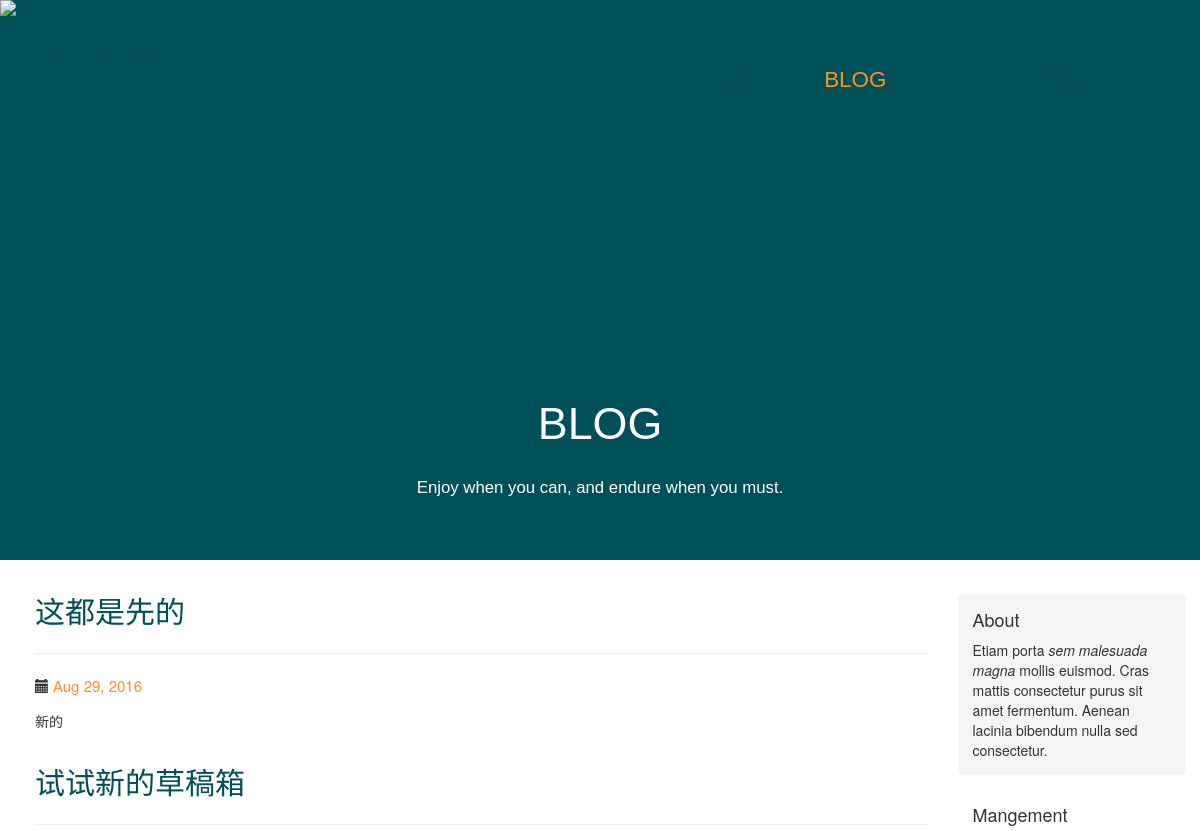
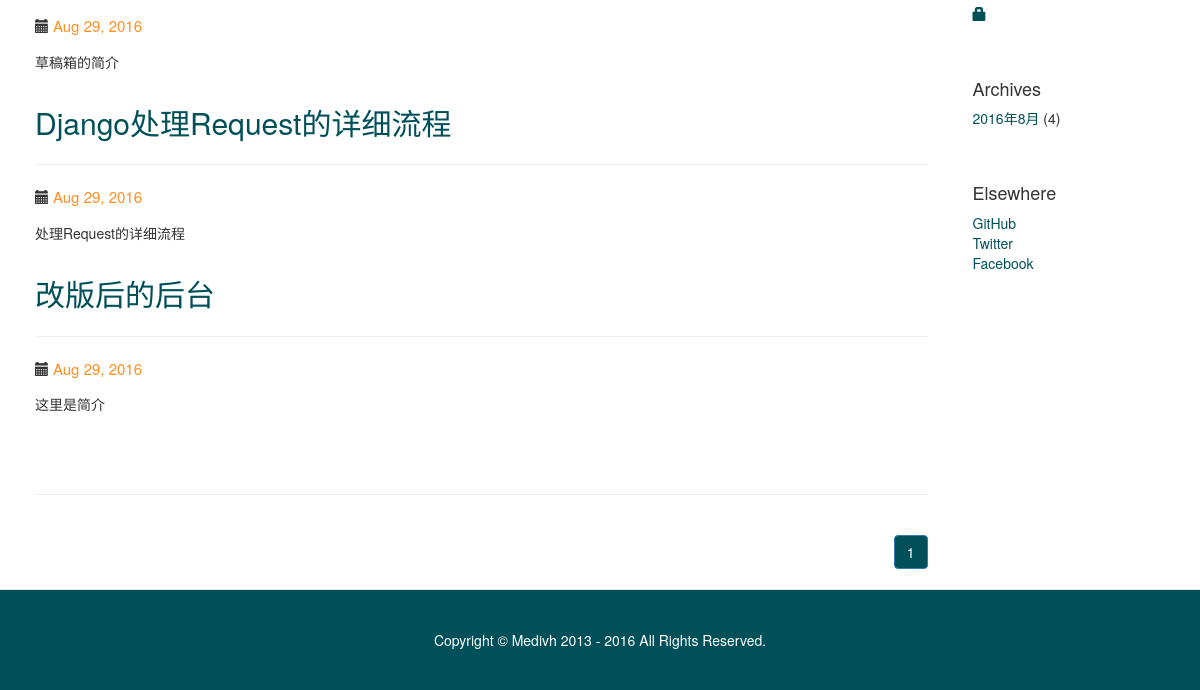
Before: / with the older database file (2 pictures, top to bottom).
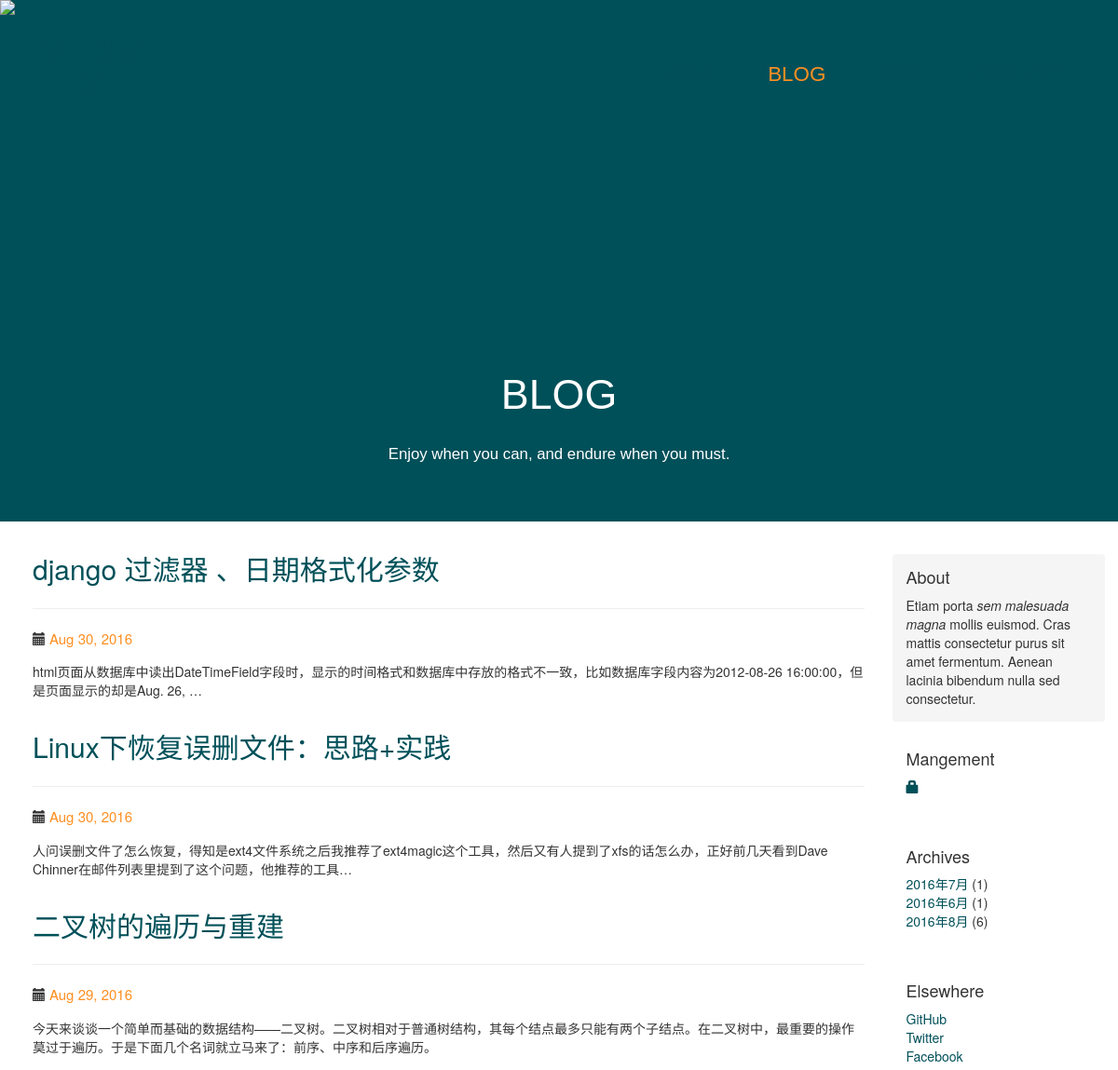
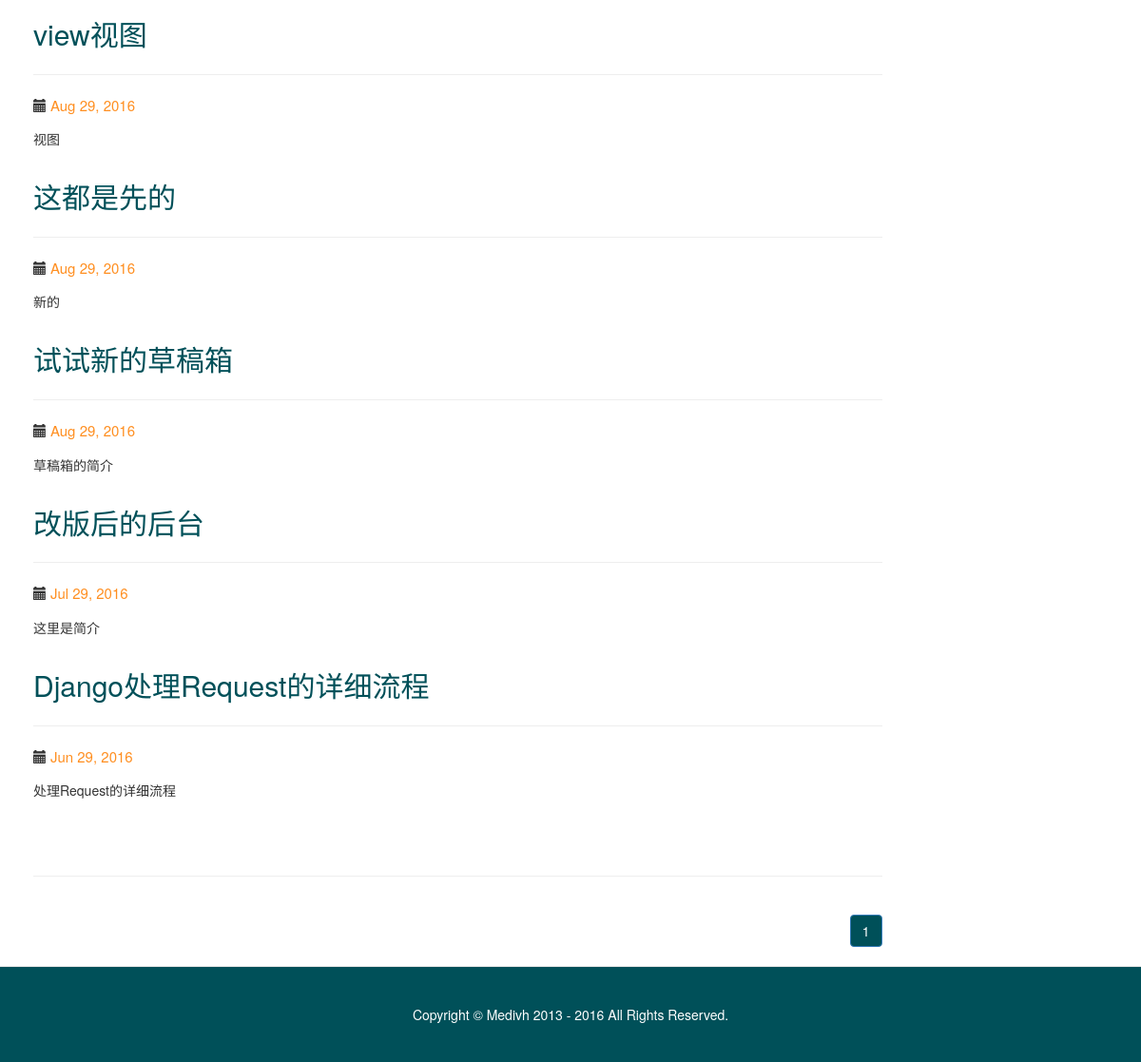
After: the same page with the newer database file (2 pictures, top to bottom).
### Earth/models.py (models this page shows, shortened)
class Article(models.Model):
    author = models.ForeignKey(User)
    title = models.CharField(max_length=200)
    brief = models.CharField(null=True, blank=True, max_length=255)
    content = models.TextField(u"文章内容")
    created_date = models.DateTimeField(default=timezone.now)
    published_date = models.DateTimeField(blank=True, null=True)
    head_img = models.ImageField(u"文章标题图片", upload_to="uploads", blank=True, null=True)
    status_choices = (('draft', u"草稿"),
                      ('published', u"已发布"),
                      ('hidden', u"隐藏"),
                      )
    status = models.CharField(choices=status_choices, default='published', max_length=32)
    def __str__(self):
        return self.title

### Earth/views.py (the view)
# urls.py: url(r'^$', views.index),
def index(request):
    blog_all = models.Article.objects.annotate(num_comment=Count('id')).filter(published_date__isnull=False).order_by(
            '-published_date')
    print('---blog_all--->', blog_all)
    posts = pages(request, blog_all)
    return render(request, 'blog/post_list.html', {'posts': posts, 'page': True})

### Earth/commons/context_processors.py (called while the page is built)
def custom_proc(request):
    recent_posts = models.Article.objects.filter(
        published_date__isnull=False).order_by('-published_date')[:10]
    old_month = timezone.now() - timedelta(days=60)
    select = {
        'year': connection.ops.date_trunc_sql('year', 'published_date'),
        'month': connection.ops.date_trunc_sql('month', 'published_date'),
    }
    archives_db = models.Article.objects.filter(published_date__isnull=False)
    archives = []
    map_temp = {}
    for ar in archives_db:
        y = ar.published_date.year
        m = ar.published_date.month
        k = '{}|{}'.format(y, m)
        if k in map_temp:
            map_temp[k] += 1
        else:
            map_temp[k] = 1
    for kk,vv in map_temp.items():
        ym = kk.split('|')
        archives.append({'year':ym[0], 'month':ym[1], 'number': vv})
    return {
        'ARCHIVES': archives,
    }

### Earth/templatetags/custom.py (called while the page is built)
@register.simple_tag
def guess_page(current_page, loop_num):
    offset = abs(current_page - loop_num)
    if offset < 5:
        if current_page == loop_num:
            page_ele = '''<li class="active"><a href="?page=%s">%s</a></li>''' % (loop_num, loop_num)
        else:
            page_ele = '''<li ><a href="?page=%s">%s</a></li>''' % (loop_num, loop_num)
        return format_html(page_ele)
    else:
        return ''

### Earth/views.py (called while the page is built)
def pages(request, blog_all):
    paginator = Paginator(blog_all, 8)
    page = request.GET.get('page')
    try:
        posts = paginator.page(page)
    except PageNotAnInteger:
        posts = paginator.page(1)
    except EmptyPage:
        posts = paginator.page(paginator.num_pages)
    return posts

### templates/blog/post_list.html (shortened to what this page needs)
{% extends 'base.html' %}
{% load custom %}
{% block content %}
    {% for post in posts %}
        <div class="blog-post">
            <div>
                <a class="blog-title"
                   href="{% url 'Earth.views.post_detail' pk=post.pk %}">{{ post.title }}</a>
                <hr style="height: 1px;"/>
                <div class="blog-list-author">
                    <span class="glyphicon glyphicon-calendar"></span>
                    <a style="color: #ff8f21;font-size: 15px">{{ post.published_date|date:"M  j, Y"  }}</a>
                </div>
                <div>
                    <p>
                        {{ post.brief|truncatechars:100|safe }}
                    </p>
                </div>
            </div>
        </div>
    {% endfor %}
    <div style="height: 100px;padding-top: 30px">
        <hr/>
        <div>
            <nav>
                <ul class="pagination">
                    {% for page_num in posts.paginator.page_range %}
                        {% guess_page posts.number page_num %}
                    {% endfor %}
                </ul>
            </nav>
        </div>
    </div>
{% endblock content %}

### templates/base.html (shortened to what this page needs)
<!DOCTYPE html>
<html lang="zh-CN">
<head>
    <link href="/statics/bootstrap/css/custom.css" rel="stylesheet">
    <link href="/statics/bootstrap/css/bootstrap.css" rel="stylesheet">
    <link href="/statics/bootstrap/css/blog.css" rel="stylesheet">
</head>
<body>
{% block main %}
    <div class="header">
        <div class="header-nav">
            <div class="header-nav-content">
                <a class="logo-click" href="/">
                    <div class="logo fltlft">
                        <div class="logo-top">
                            <span>MEDIVH</span>
                        </div>
                        <div class="logo-buttom">
                            <span>SITE</span>
                        </div>
                    </div>
                </a>
                <div class="nav-bar fltrt" id="nav_bar" style="float: right">
                    <a class="blog-nav-item " href="/">HOME</a>
                    <a class="blog-nav-item focus" href="/blog/">BLOG</a>
                    <a class="blog-nav-item " href="/box/">BOX</a>
                    <a class="blog-nav-item " href="/contact/">CONTACT</a>
                </div>
            </div>
            </div>
        <div class="header-page-title">
            <div class="page-title">
                <span>BLOG</span>
            </div>
            <div class="page-desc">
                <span>Enjoy when you can, and endure when you must.</span>
            </div>
            </div>
        <div class="header-bg">
            <img id="header_bg_image"
                 src="//dannysite.oss-cn-hongkong.aliyuncs.com/dcom/media/site/theme/image/00b85b0a-91c0-4b26-8c5d-299a043d511d.jpg"
                 height="560">
            </div>
    </div>
    <div class="container">
        <div class="row">
            <div class="col-md-9 ">
                {% block content %}{% endblock %}
            </div>
            <div class="col-md-2 "  style="margin:35px 5px 0 15px" >
                <div class="sidebar-module sidebar-module-inset">
                    <h4>About</h4>
                    <p>Etiam porta <em>sem malesuada magna</em> mollis euismod. Cras mattis consectetur purus sit amet
                        fermentum. Aenean lacinia bibendum nulla sed consectetur.</p>
                </div>
                <div class="sidebar-module">
                    <h4>Mangement</h4>
                    {% if user.is_authenticated %}
                        <ol class="list-unstyled">
                            <li>
                                <a href="{% url 'new' %}">New article</a>
                            </li>
                            <li>
                                <a href="{% url 'admin' %}">Backend</a>
                            </li>
                            <li>
                                <a href="{% url 'drafts' %}">Drafts</a>
                            </li>
                            <li>
                                <a href="{% url 'Earth.views.acc_logout' %}">Logout</a>
                            </li>
                            <li>
                            </li>
                        </ol>
                    {% else %}
                        <ol class="list-unstyled">
                            <li><a href="{% url 'Earth.views.acc_login' %}" class="top-menu"><span
                                    class="glyphicon glyphicon-lock"></span></a>
                            </li>
                        </ol>
                    {% endif %}
                </div>
                <div class="sidebar-module">
                    <h4>Archives</h4>
                    <ol class="list-unstyled">
                        {% for ar in ARCHIVES %}
                            <li>
                                <a href="{% url 'Earth.views.archives' y=ar.year m=ar.month %}">
                                    {{ ar.year }}年{{ ar.month }}月</a>&nbsp;({{ ar.number }})
                            </li>
                        {% endfor %}
                    </ol>
                </div>
                <div class="sidebar-module">
                    <h4>Elsewhere</h4>
                    <ol class="list-unstyled">
                        <li><a href="https://github.com/xiajieok/Earth">GitHub</a></li>
                        <li><a href="https://twitter.com/xiajieok">Twitter</a></li>
                        <li><a href="https://www.facebook.com/profile.php?id=100012864398323">Facebook</a></li>
                    </ol>
                </div>
            </div>
        </div>
    </div>
{% endblock %}
<footer class="blog-footer">
    <p>
        Copyright © Medivh 2013 - 2016 All Rights Reserved.
    </p>
</footer>
</body>
</html>

Changed rows visible on the page:
added Article: title "django 过滤器 、日期格式化参数", published_date "Aug 30, 2016", brief "html页面从数据库中读出DateTimeField字段时，显示的时间格式和数据库中存放的格式不一致，比如数据库字段内容为2012-08-26 16:00:00，但是页面显示的却是Aug. 26, …"
added Article: title "Linux下恢复误删文件：思路+实践", published_date "Aug 30, 2016", brief "人问误删文件了怎么恢复，得知是ext4文件系统之后我推荐了ext4magic这个工具，然后又有人提到了xfs的话怎么办，正好前几天看到Dave Chinner在邮件列表里提到了这个问题，他推荐的工具…"
added Article: title "二叉树的遍历与重建", published_date "Aug 29, 2016", brief "今天来谈谈一个简单而基础的数据结构——二叉树。二叉树相对于普通树结构，其每个结点最多只能有两个子结点。在二叉树中，最重要的操作莫过于遍历。于是下面几个名词就立马来了：前序、中序和后序遍历。"
added Article: title "view视图", published_date "Aug 29, 2016", brief "视图"
changed Article "改版后的后台": published_date "Aug 29, 2016" → "Jul 29, 2016"; moves up the list
changed Article "Django处理Request的详细流程": published_date "Aug 29, 2016" → "Jun 29, 2016"
Other visible differences:
new list line: "2016 年 7 月 ( 1 )"
new list line: "2016 年 6 月 ( 1 )"
new list line: "2016 年 8 月 ( 6 )"
list line gone: "2016 年 8 月 ( 4 )"
